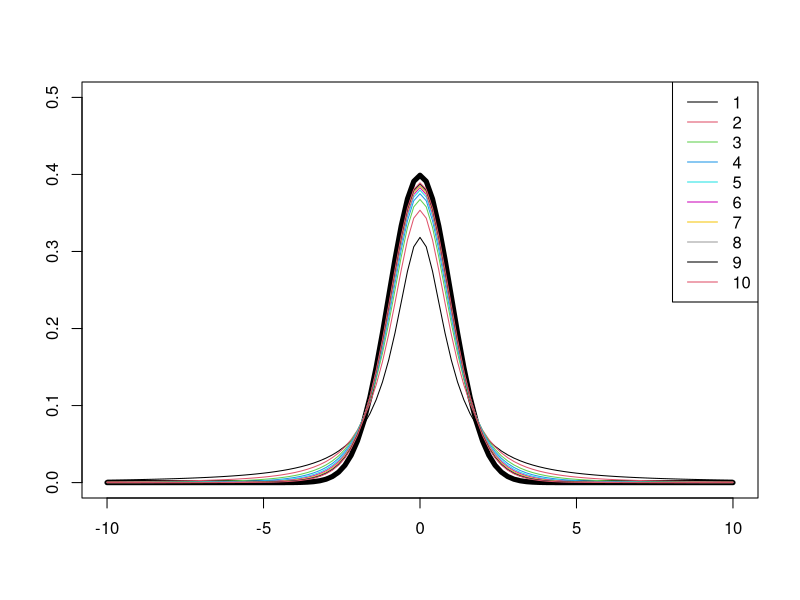
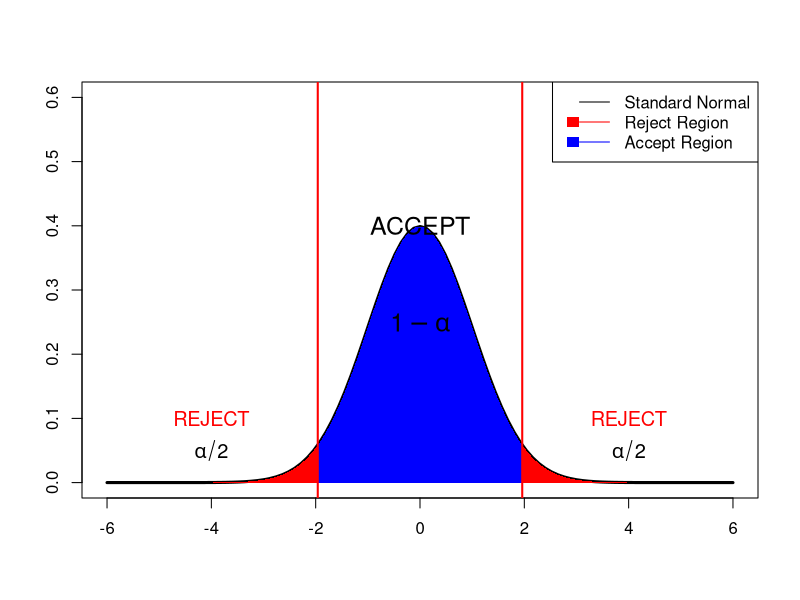

R code for these plots, in order:
## ---- chunk 1
curve(dnorm(x), -10, 10, ann = FALSE, ylim = c(0, 0.5), lwd = 5)
for(i in 1:10)curve(dt(x, df= i), -10, 10, col = i, add = TRUE, ann = FALSE)
legend("topright", legend = 1:10, lty = 1, col = 1:10)
## ---- chunk 2
# 기본 정규분포 그래프
curve(dnorm(x), -6, 6, ann = FALSE, ylim = c(0, 0.6), lwd = 3)

# 유의수준(alpha) 설정
alpha <- 0.05  # 95% 신뢰구간 (5% 유의수준)
z_crit <- qnorm(1 - alpha/2)  # 양측 검정의 임계값

# 기각영역 채우기 (좌측, 우측)
x_reject_left <- seq(-6, -z_crit, length=100)
x_reject_right <- seq(z_crit, 6, length=100)

polygon(c(x_reject_left, rev(x_reject_left)), 
        c(dnorm(x_reject_left), rep(0, length(x_reject_left))), 
        col="red", border=NA)

polygon(c(x_reject_right, rev(x_reject_right)), 
        c(dnorm(x_reject_right), rep(0, length(x_reject_right))), 
        col="red", border=NA)

# 채택영역 채우기 (가운데 부분)
x_accept <- seq(-z_crit, z_crit, length=100)
polygon(c(x_accept, rev(x_accept)), 
        c(dnorm(x_accept), rep(0, length(x_accept))), 
        col="blue", border=NA)

# 텍스트 추가
text(0, 0.25, expression(1 - alpha), col = "black", cex=1.5)
text(-4, 0.05, expression(alpha/2), col = "black", cex=1.2)
text(4, 0.05, expression(alpha/2), col = "black", cex=1.2)
text(-4, 0.1, "REJECT", col="red", cex=1.2)
text(4, 0.1, "REJECT", col="red", cex=1.2)
text(0, 0.4, "ACCEPT", col="black", cex=1.5)

# 수직선 추가 (임계값)
abline(v = c(-z_crit, z_crit), col="red", lwd=2)

# 범례 추가
legend("topright", legend=c("Standard Normal", "Reject Region", "Accept Region"),
       col=c("black", "red", "blue"), lty=1, fill=c(NA, "red", "blue"), border=NA)

